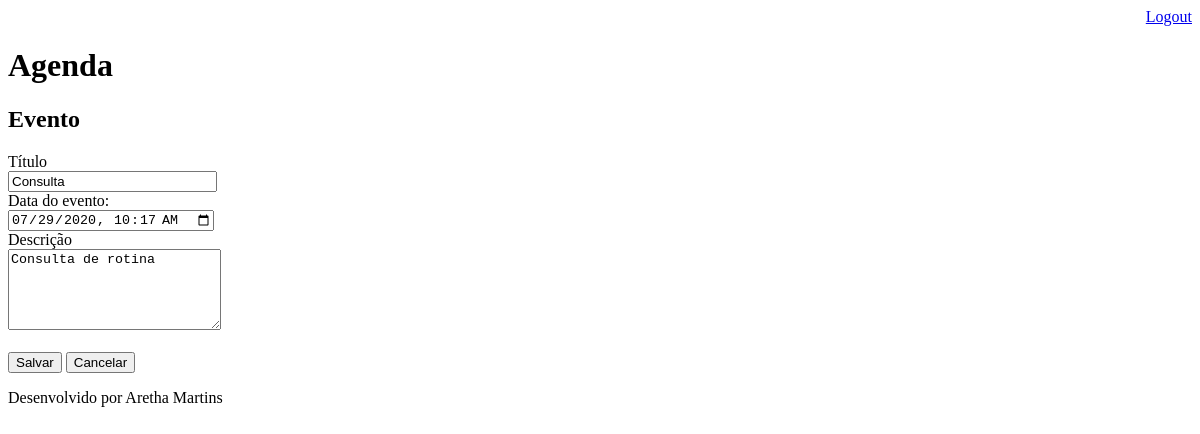
The page /agenda/evento/?id=5 (signed in) on the database as committed earlier.
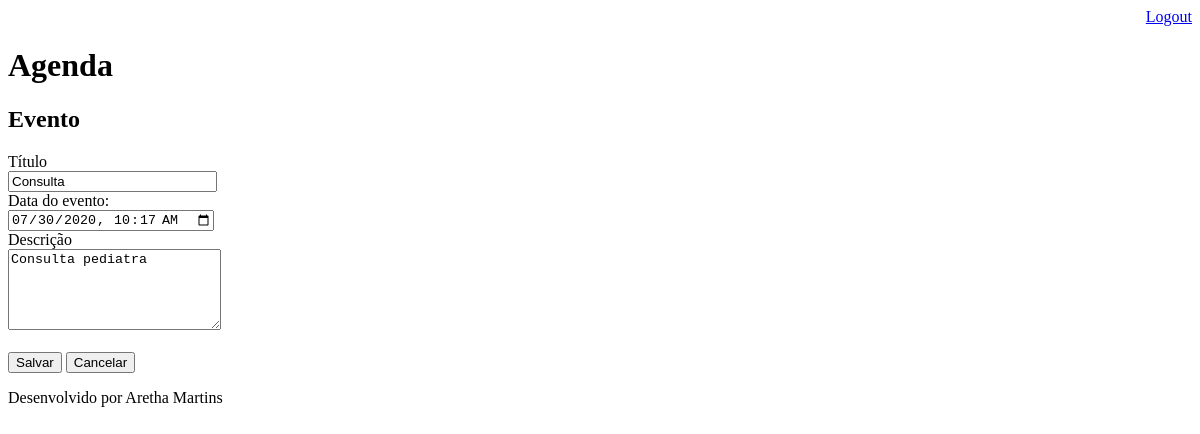
The same page on the database as committed later.
### core/models.py (models this page shows, shortened)
class Evento(models.Model):
    titulo =models.CharField(max_length=100)
    descricao = models.TextField(blank=True, null=True)
    data_evento = models.DateTimeField(verbose_name='Data do Evento')
    data_criacao = models.DateTimeField(auto_now=True)
    usuario = models.ForeignKey(User, on_delete=models.CASCADE)
    class Meta:
            db_table = 'evento'
    def get_data_input_evento(self):
        return self.data_evento.strftime('%Y-%m-%dT%H:%M')

### core/views.py (the view)
# urls.py: path('agenda/evento/', views.evento),
@login_required(login_url='/login/')
def evento(request):
    id_evento= request.GET.get('id')
    dados ={}
    if id_evento:
        dados['evento']=Evento.objects.get(id=id_evento)
    return render(request, 'evento.html', dados)

### templates/evento.html (shortened to what this page needs)
{% extends "model-page.html" %}
{%block content %}
<h2>Evento</h2>
<form action="submit" method="post">{%csrf_token%}
    <label> Título </label>
    <br>
    <input type="text" name="titulo" size="23" value="{{ evento.titulo }}">
    <br>
    <label>Data do evento:</label>
    <br>
    <input type="datetime-local" name="data_evento" value="{{evento.get_data_input_evento}}">
    <br>
    <label> Descrição </label>
    <br>
    <textarea name="descricao" rows="5" cols="24">{{evento.descricao}}</textarea>
    <br><br>
    <button type="submit">Salvar</button>
    <a href="/">
        <button type="submit">Cancelar</button>
    </a>
</form>
{% endblock %}

Rows that differ between the two databases and show on the page:
changed Evento "Consulta": data_evento "07/29/2020 10:17" → "07/30/2020 10:17"; descricao "Consulta de rotina" → "Consulta pediatra"
